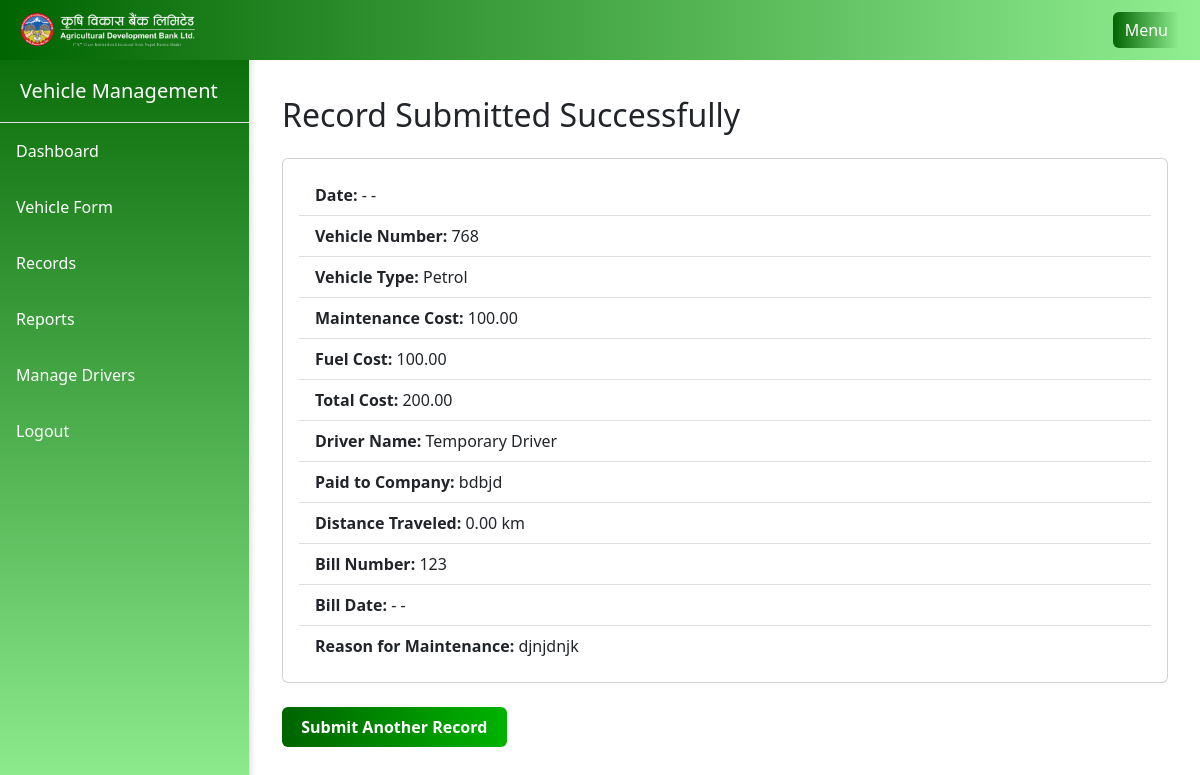
/success/3/ (signed in), run on the app's committed database.
### main/models.py (models this page shows, shortened)
class VehicleRecord(models.Model):
    user = models.ForeignKey(User, on_delete=models.CASCADE)
    date = models.DateField()
    vehicle_number = models.CharField(max_length=20)
    vehicle_type = models.CharField(max_length=10, choices=VEHICLES_TYPE_CHOICES)
    maintenance_cost = models.DecimalField(max_digits=10, decimal_places=2)
    fuel_cost = models.DecimalField(max_digits=10, decimal_places=2)
    total_cost = models.DecimalField(max_digits=10, decimal_places=2)
    driver = models.ForeignKey(Driver, on_delete=models.SET_NULL, null=True, default=None)
    paid_to_company = models.CharField(max_length=50)
    bill_number = models.CharField(max_length=50)
    bill_date = models.DateField()
    distance_traveled = models.DecimalField(max_digits=10, decimal_places=2, default=0)
    reason_for_maintenance = models.CharField(max_length=200, blank=True)

class Driver(models.Model):
    driver_id = models.CharField(max_length=20, unique=True)
    name = models.CharField(max_length=50)

### main/views.py (the view)
# urls.py: path('success/<int:record_id>/', views.success, name='success'),
@login_required(login_url='login')
def success(request, record_id):
    record = get_object_or_404(VehicleRecord, id=record_id, user=request.user)
    record.bs_date = nepali_date.from_datetime_date(record.date)
    record.bs_bill_date = nepali_date.from_datetime_date(record.bill_date)
    return render(request, 'main/success.html', {'record': record})

### main/templates/main/success.html (shortened to what this page needs)
{% extends 'main/base.html' %}
{% block content %}
<h2 class="mb-4">Record Submitted Successfully</h2>
<div class="card">
    <div class="card-body">
        <ul class="list-group list-group-flush">
    <li class="list-group-item">
  <strong>Date:</strong>
  {{ record.bs_date.year }}-
  {{ record.bs_date.month|stringformat:"02d" }}-
</li>
    <li class="list-group-item"><strong>Vehicle Number:</strong> {{ record.vehicle_number }}</li>
    <li class="list-group-item"><strong>Vehicle Type:</strong> {{ record.vehicle_type }}</li>
    <li class="list-group-item"><strong>Maintenance Cost:</strong> {{ record.maintenance_cost|floatformat:2 }}</li>
    <li class="list-group-item"><strong>Fuel Cost:</strong> {{ record.fuel_cost|floatformat:2 }}</li>
    <li class="list-group-item"><strong>Total Cost:</strong> {{ record.total_cost|floatformat:2 }}</li>
    <li class="list-group-item"><strong>Driver Name:</strong> {{ record.driver.name }}</li>
    <li class="list-group-item"><strong>Paid to Company:</strong> {{ record.paid_to_company }}</li>
    <li class="list-group-item"><strong>Distance Traveled:</strong> {{ record.distance_traveled }} km</li>
    <li class="list-group-item"><strong>Bill Number:</strong> {{ record.bill_number }}</li>
    <li class="list-group-item">
  <strong>Bill Date:</strong>
  {{ record.bs_bill_date.year }}-
  {{ record.bs_bill_date.month|stringformat:"02d" }}-
</li>
    <li class="list-group-item"><strong>Reason for Maintenance:</strong> {{ record.reason_for_maintenance }}</li>
</ul>
    </div>
</div>
<a href="{% url 'home' %}" class="btn btn-gradient mt-4">Submit Another Record</a>
{% endblock %}

### data on the page
VehicleRecord: vehicle_number "768", vehicle_type "Petrol", maintenance_cost "100.00", fuel_cost "100.00", total_cost "200.00", driver.name "Temporary Driver", paid_to_company "bdbjd", distance_traveled "0.00", bill_number "123", reason_for_maintenance "djnjdnjk"
